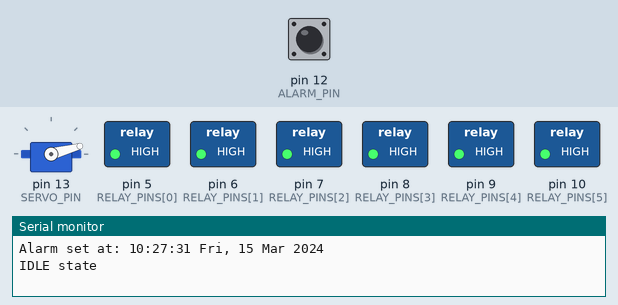
Simulated run of this program. Board: Arduino Uno, built with avr-gcc and run on an emulated ATmega328P. Shown: servo, switched loads named in the program (green lamp = pin HIGH), the last lines printed to the serial monitor. Inputs (shaded band) come from the test bench; at power-on: pin 12 (ALARM_PIN) HIGH. The local clock reads 2024-03-15 10:24:30 at power-on unless the program sets it.

Above: at 2.7 s.
2.8 s: pin 12 (ALARM_PIN) pulled LOW for 0.15 s
At 4.2 s:
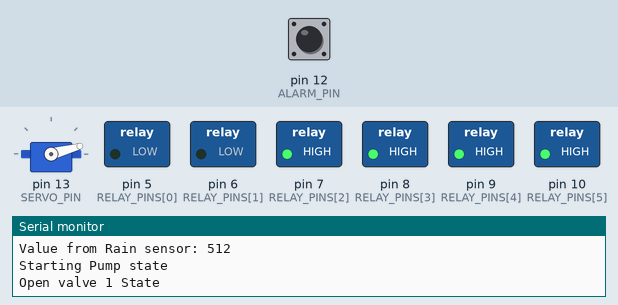
At 9.2 s:
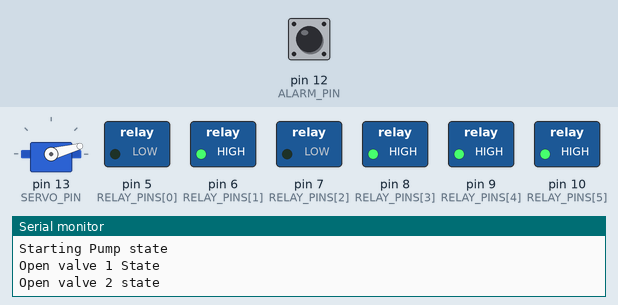
Timing chart, 0 to 24.8 s (numbered marks = the images above; inputs shaded):
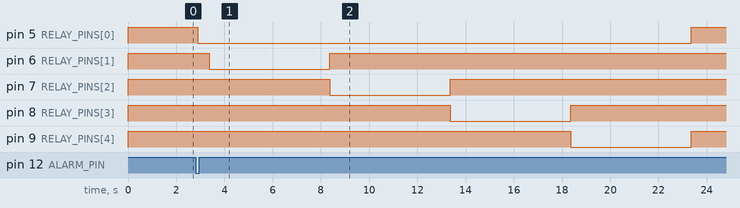

The program:

main.cpp
```cpp
#include <Arduino.h>
#include <pump.h>
#include <valves.h>
#include <states.h>
#include <alarm.h>
#include <rainmeter.h>

// put function declarations here:
void manageStates();

void setup()
{
  pump::init();
  valve::init();
  rainmeter::init();

  Serial.begin(9600);
  delay(1500);

  alarm::init();

}

void loop()
{
  // put your main code here, to run repeatedly:
  manageStates();
}

void manageStates()
{
  static unsigned long stateMillis = millis();

  static uint16_t valveDelay;

  static state::hydration currState = state::hydration::IDLE;

  switch (currState)
  {

  // Initial state (or final returned state)
  case state::hydration::IDLE:
    state::display("IDLE state");

    if (digitalRead(ALARM_PIN) == LOW)
    {
      // Move to next state
      Serial.println("Alarm fired moving to next state..");

      stateMillis = millis();
      currState = state::hydration::GETTING_DATA;
      alarm::setAlarm();
      break;
    }

    break;

  case state::hydration::GETTING_DATA:
    state::display("Getting data state");

    valveDelay = rainmeter::shouldRunHydration();
    if (valveDelay == 0)
    {
      Serial.println("no need to run the hydration system");
      stateMillis = millis();
      currState = state::hydration::RESET_RAINMETER;
      break;
    }

    stateMillis = millis();
    currState = state::hydration::PUMP_ON;
    break;

  case state::hydration::PUMP_ON:
    state::display("Starting Pump state");

    pump::start();

    if (millis() - stateMillis >= PUMP_DELAY)
    {
      stateMillis = millis();

      currState = state::hydration::OPEN_VALVE_1;
    }

    break;

  case state::hydration::OPEN_VALVE_1:
    state::display("Open valve 1 State");
    valve::open(RELAY_PINS[1]);

    if (millis() - stateMillis >= valveDelay)
    {
      // Move to next state
      valve::close(RELAY_PINS[1]);
      stateMillis = millis();
      currState = state::hydration::OPEN_VALVE_2;
    }

    break;

  case state::hydration::OPEN_VALVE_2:
    state::display("Open valve 2 state");
    valve::open(RELAY_PINS[2]);

    if (millis() - stateMillis >= valveDelay)
    {

      // Move to next state
      valve::close(RELAY_PINS[2]);
      stateMillis = millis();
      currState = state::hydration::OPEN_VALVE_3;
    }
    break;

  case state::hydration::OPEN_VALVE_3:
    state::display("Open valve 3 state");
    valve::open(RELAY_PINS[3]);

    if (millis() - stateMillis >= valveDelay)
    {

      // Move to next state
      valve::close(RELAY_PINS[3]);
      stateMillis = millis();
      currState = state::hydration::OPEN_VALVE_4;
    }
    break;

  case state::hydration::OPEN_VALVE_4:
    state::display("Open valve 4 state");
    valve::open(RELAY_PINS[4]);

    if (millis() - stateMillis >= valveDelay)
    {

      // Move to next state
      valve::close(RELAY_PINS[4]);
      stateMillis = millis();
      currState = state::hydration::PUMP_OFF;
    }
    break;

  case state::hydration::PUMP_OFF:
    state::display("Stopping Pump state");

    pump::stop();

    if (millis() - stateMillis >= PUMP_DELAY)
    {
      stateMillis = millis();

      currState = state::hydration::IDLE;
    }

    break;

  case state::hydration::RESET_RAINMETER:
    state::display("Reset rainmeter state");

    rainmeter::openServo();

    if (millis() - stateMillis >= SERVO_DELAY)
    {
      stateMillis = millis();
      rainmeter::closeServo();

      currState = state::hydration::IDLE;
    }

    break;

  default:
    // Nothing to do here
    Serial.println("'Default' Switch Case reached - Error");
  }
}
```

alarm.h
```cpp
#pragma once
#include "RTClib.h"
#include <config.h>

namespace alarm
{

    RTC_DS3231 rtc;

    void setAlarm()
    {

        // Disable and clear both alarms
        rtc.disableAlarm(1);
        rtc.disableAlarm(2);
        rtc.clearAlarm(1);
        rtc.clearAlarm(2);

        DateTime alarmSetAt = rtc.now() + TimeSpan(0, ALARM_HOURS, ALARM_MINUTES, 0); // Zet de tijd over vijf minuten TimeSpan(days, hours, minutes,seconds)
        // Print current time and date
        char buff[] = "Alarm set at: hh:mm:ss DDD, DD MMM YYYY";
        Serial.println(alarmSetAt.toString(buff));
        // Set alarm time
        rtc.setAlarm1(alarmSetAt, DS3231_A1_Minute); // zet het alarm op de eerder bepaalde tijd en zet de alarm modus. Uitleg hier https://garrysblog.com/2020/07/05/using-the-ds3231-real-time-clock-alarm-with-the-adafruit-rtclib-library/
    };

    void init()
    {
        pinMode(ALARM_PIN, INPUT_PULLUP);
        if (!rtc.begin())
        {
            Serial.println("Couldn't find RTC");
            Serial.flush();
            abort();
        }

        // Onderstaande kan je gebruiken om de Clock in te stellen. Het stelt de datum/tijd is op het tijdstip dat deze Arduino code is gecompileerd.
        // Wat betekend dat als je op de Upload knop klikt de clock van de arduino hooguit enkele seconden achterloopt op de datum/tijd van de computer.
        // Hoeft maar 1x worden uitgevoerd om de clock in te stellen, of als de batterij leeg is.
        // rtc.adjust(DateTime(F(__DATE__), F(__TIME__)));

        rtc.writeSqwPinMode(DS3231_OFF); // Place SQW pin into alarm interrupt mode

        setAlarm();
    };


}
```

pump.h
```cpp
#pragma once

#include <Arduino.h>
#include <config.h>

namespace pump
{
    void init(){
        pinMode(PUMP_PIN, OUTPUT);
        digitalWrite(PUMP_PIN, HIGH);
    };
    void start()
    {
        digitalWrite(PUMP_PIN, LOW);
    };

    void stop()
    {
        digitalWrite(PUMP_PIN, HIGH);
    }
} // namespace pump
```

rainmeter.h
```cpp
#pragma once
#include <Arduino.h>
#include <config.h>
#include <Servo.h>

namespace rainmeter
{
    Servo servo;

    void init()
    {
        servo.attach(SERVO_PIN);
        servo.write(SERVO_INITIAL_ANGLE);
    }

    void openServo()
    {
        servo.write(SERVO_OPEN_ANGLE);
    }

    void closeServo()
    {
        servo.write(SERVO_INITIAL_ANGLE);
    }

    int shouldRunHydration()
    {
        int sensorValue = analogRead(RAIN_METER_PIN);
        Serial.print("Value from Rain sensor: ");
        Serial.println(sensorValue);

        int relayDelay = 0;
        if (sensorValue <= RAIN_METER_THRESHOLD + 100) {
            // heeft geregend, pomp niet draaien
            relayDelay = 0;
        } else {
            relayDelay = VALVE_OPEN_TIME;
        }

        return relayDelay;
    }
}
```

states.h
```cpp
#pragma once
#include <Arduino.h>

namespace state
{
    enum class hydration : uint8_t
    {
        IDLE,         // defaults to 0
        GETTING_DATA, // defaults to 1
        PUMP_ON,      // defaults to 2
        OPEN_VALVE_1,   // defaults to 3
        OPEN_VALVE_2,   // defaults to 4
        OPEN_VALVE_3,   // defaults to 5
        OPEN_VALVE_4,   // defaults to 6
        PUMP_OFF,     // defaults to 7
        RESET_RAINMETER, // defaults to 8
    };

    void display(String currState)
    {
        static String prevState = "";

        if (currState != prevState)
        {
            Serial.println(currState);
            prevState = currState;
        }
    }

}
```

valves.h
```cpp
#pragma once
#include <Arduino.h>
#include <config.h>

namespace valve
{
    void init()
    {
        for (int currentPin = 1; currentPin <= RELAY_COUNT; currentPin++)
        {
            pinMode(RELAY_PINS[currentPin], OUTPUT);
            digitalWrite(RELAY_PINS[currentPin], HIGH);
        }
    }

    void open(int valveNumber)
    {
        digitalWrite(valveNumber, LOW);
    }

    void close(int valveNumber)
    {
        digitalWrite(valveNumber, HIGH);
    }
} // namespace valve
```

config.h
```cpp
#pragma once
#include <Arduino.h>

// Om te configureren

// Alarm
const int ALARM_HOURS = 0;
const int ALARM_MINUTES = 3;

// Servo & regenmeter
const int SERVO_INITIAL_ANGLE = 15;
const int SERVO_OPEN_ANGLE = 180;
const int SERVO_DELAY = 1500;

const int RAIN_METER_THRESHOLD = 0; // wel geregend

// kleppen en pompen
const int PUMP_DELAY = 500; // Hoeveel tijd in ms zit tussen het starten van de pomp en het openen van de eerste klep
const int VALVE_OPEN_TIME = 5000; // hoelang moeten de kleppen open blijven in ms


// Pin Aansluitingen Arduino Uno R3

const int ALARM_PIN = 12; //SQW pin op de clock module
const int RAIN_METER_PIN = A0; //Output analoog signaal regenmeter, ik heb dit gekoppeld aan een potentiometer
const int SERVO_PIN = 13;
const int RELAY_PINS[] = {5, 6, 7, 8, 9, 10}; //Relais pins
const int RELAY_COUNT = 5; //Niet gekoppeld aan de Arduino
const int PUMP_PIN = RELAY_PINS[0]; //Niet gekoppeld aan de Arduino, geeft aan dat pin 5 van het relais de pomp is
```

Measured:
- after the input at 2.8 s, pin 5 (RELAY_PINS[0]): HIGH → LOW after 0.09 s, → HIGH 20.5 s later; pin 6 (RELAY_PINS[1]): HIGH → LOW after 0.56 s, → HIGH 5.0 s later
